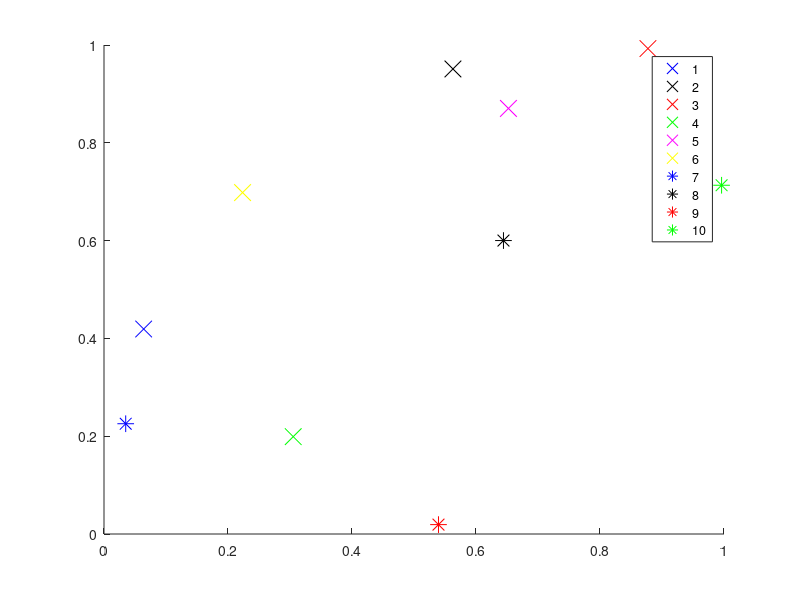

Reproduce this figure in MATLAB. (Note: this script raises an error after producing the figure.)
%% Initialize coordinates of cities
%n=input('number of cities:');
clc;
close all;
clear all;


n=10;
% city=rand(n,2); % random init of coordinates of cities
                % 'city' matrix and 'n' can be provided explicitly instead 
                % of random init of coordinates of cities
city =[0.0640    0.4192;
    0.5628    0.9510;
    0.8773    0.9927;
    0.3052    0.1991;
    0.6523    0.8703;
    0.2235    0.6982;
    0.0350    0.2255;
    0.6443    0.6001;
    0.5395    0.0192;
    0.9961    0.7132];
                
% city =[0.5851    0.9890;
% 0.5749    0.8064;
% 0.2065    0.0430;
% 0.0571    0.5424;
% 0.2295    0.2647];

%order = [1 2 3 5 4];
%order = [3 7 5 1 2 6 8 4];
order = [7 1 6 2 5 3 10 8 9 4];

% city =[0.2458    0.5678;
%     0.6762    0.6130;
%     0.2613    0.8070;
%     0.9615    0.8808;
%     0.4976    0.1600;
%     0.4278    0.0892];

% city =[0.7641    0.6762;
%      0.8    0.6058;
%      0.1253    0.863;
%      0.3645    0.2920;
%      0.5235    0.8300;
%      0.9708    0.4900;
%      0.4387    0.7674;
%      0.8119    0.0133];
%         0.8961    0.3485];                

l=0;
a=(2*pi)/n;
figure(1);
hold on;
plot(city(1,1),city(1,2),'bx','MarkerSize',12);
plot(city(2,1),city(2,2),'kx','MarkerSize',12);
plot(city(3,1),city(3,2),'rx','MarkerSize',12);
plot(city(4,1),city(4,2),'gx','MarkerSize',12);
plot(city(5,1),city(5,2),'mx','MarkerSize',12);
plot(city(6,1),city(6,2),'yx','MarkerSize',12);
plot(city(7,1),city(7,2),'b*','MarkerSize',12);
plot(city(8,1),city(8,2),'k*','MarkerSize',12);
plot(city(9,1),city(9,2),'r*','MarkerSize',12);
plot(city(10,1),city(10,2),'g*','MarkerSize',12);

legend('1','2','3','4','5', '6', '7', '8', '9', '10');
%title('Coordinates of cities');
%hold off;
corr_sum = 0;
fault_lim = 2;
corr_tot = 20;
%%
for iter = 1:corr_tot

runs=1;
L_hist=zeros(runs,1);

ap=1;
Cv=0.4;     % Value of parameter C
kv=0.1;     % Value of parameter k

res=zeros(size(kv,2),ap);
for w=1:ap,
    sp=zeros(size(kv,2),1);
    min_E=zeros(size(kv,2),1);
    for e=1:size(kv,2),
        for k=1:runs,
        %disp(k);
        % Parameters initialization
        mag=2*rand(n,1);
        theta=2*pi*rand(n,1);
        z=complex(mag.*cos(theta),mag.*sin(theta));  % initializing z 
        
        z_init=z;
        iter=12000;   % total no. of iterations  12000
        fac=0.1;     % Noise Decay factor
        alpha=0.01;  % delta t
        ann = 1 - 5e-4;
        L_energy=zeros(iter,1);
        z_e=zeros(iter,n);
        gr_L = ones(iter, 1);


        %% Update of zj
        iter1 = 0;
        i = 0;
        while (max(abs(gr_L)) > 1e-2)
            i = i + 1;
            iter1 = iter1 + 1;
            tn=2*pi*rand(n,1);
            zn=complex(cos(fac*tn),sin(fac*tn));
            fac=ann*fac;
            z=z.*zn;
            [L,gr_L]=energy_3(city,z,kv(e),Cv,l);
            L_energy(i)=L;
            for j=1:n
                z(j)=z(j)-alpha*gr_L(j);
                z_e(i,j)=z(j);
            end
        end
        
        disp('iterations');
        disp(iter1);
        
        %% Plotting evolution of energy L
        if (k<=2)
%             figure(2);
%             hold on;
%             plot(L_energy,'color',rand(1,3));
%             title('Evolution of L');
%             xlabel('Iterations');
%             ylabel('Energy L');
        end
        %disp('Final L');
        %disp(L);

        if (mod(k,1)==0)
            %disp('gr');
            %disp(gr_L);
        end
        L_hist(k)=round(L*10000)/(10000);
        
        end

    E=unique(L_hist);
    count=zeros(size(E,1),1);
    t=0;
    for i=1:size(E,1)
        if isnan(E(i))==0
            for j=1:size(L_hist,1),
                if L_hist(j)==E(i)
                    count(i)=count(i)+1;
                    t=t+1;
                end
            end
        end
    end
    %disp([E,count])
    %disp(t)     % total no.of non NaN final energy
    ind=find(isnan(E)==0);
    %figure(4);
    %bar(E(ind),count(ind)/t);
    %disp([E(ind),count(ind)]);
    %xlabel('Energy');
    %ylabel('Probability');

    i=find(E==min(E));
    %disp('E=');
    %disp(E);
    %disp('min E=');
    %disp(min(E));
    min_E(e)=min(E);
    %sp(e)=count(i)/t;
    end

% figure(5);
% plot(kv,sp,'color',rand(1,3));
% disp('The success prob is');
% disp('C=');disp(Cv);
% disp('kv  sp min-E=');
% disp([kv',sp,min_E]);
% hold on;
% axis([0.4,2,0,1]);
% xlabel('Value of Parameter');ylabel('Success Probability');
res(:,w)=sp;
end

%% Plotting initial and final z on unit circle 
l=1;
[L,gr_L]=energy_3(city,z,kv(e),Cv,l);

% figure(4);
% plot(real(z_e(1,1)),imag(z_e(1,1)), '*');
% hold on
% plot(real(z_e(1,:)),imag(z_e(1,:)));
% disp('total iterations');
% disp(iter1);
        
% figure(3);
% x=0:0.01*pi:2*pi;
% z1=complex(cos(x),sin(x));
% plot(z1,'c:');
% hold on;
% axis([-1.5,1.5,-1.5,1.5]);

%% To view evolution of nodes 
% pause(5);
% for k=1:500
%     %disp(k);
%     plot(z1,'c:');
%     plot(z_e(k,1),'bx','MarkerSize',12);
%     plot(z_e(k,2),'kx','MarkerSize',12);
%     plot(z_e(k,3),'rx','MarkerSize',12);
%     plot(z_e(k,4),'gx','MarkerSize',12);
%     plot(z_e(k,5),'mx','MarkerSize',12);
% 
%     %plot(z_e(k,6),'bo','MarkerSize',6);
%     %plot(z_e(k,7),'ko','MarkerSize',6);
%     %plot(z_e(k,8),'ro','MarkerSize',6);
%     %plot(z_e(k,9),'go','MarkerSize',6);
%     %plot(z_e(k,10),'mo','MarkerSize',6);
% 
%     %plot(z_e(k,11),'b*','MarkerSize',10);
%     %plot(z_e(k,12),'k*','MarkerSize',10);
%     %plot(z_e(k,13),'r*','MarkerSize',10);
%     %plot(z_e(k,14),'g*','MarkerSize',10);
%     %plot(z_e(k,15),'m*','MarkerSize',10);
% 
%     
% %     plot(z_init(1),'bo','MarkerSize',6);
% %     plot(z_init(2),'ko','MarkerSize',6);
% %     plot(z_init(3),'ro','MarkerSize',6);
% %     plot(z_init(4),'go','MarkerSize',6);
% %     plot(z_init(5),'mo','MarkerSize',6);
% %     
%     pause(1e-3);
%     plot(z_e(k,1),'wx','MarkerSize',12);
%     plot(z_e(k,2),'wx','MarkerSize',12);
%     plot(z_e(k,3),'wx','MarkerSize',12);
%     plot(z_e(k,4),'wx','MarkerSize',12);
%     plot(z_e(k,5),'wx','MarkerSize',12);
% 
%     %plot(z_e(k,6),'wo','MarkerSize',6);
%     %plot(z_e(k,7),'wo','MarkerSize',6);
%     %plot(z_e(k,8),'wo','MarkerSize',6);
%     %plot(z_e(k,9),'wo','MarkerSize',6);
%     %plot(z_e(k,10),'wo','MarkerSize',6);
% 
%     %plot(z_e(k,11),'w*','MarkerSize',10);
%     %plot(z_e(k,12),'w*','MarkerSize',10);
%     %plot(z_e(k,13),'w*','MarkerSize',10);
%     %plot(z_e(k,14),'w*','MarkerSize',10);
%     %plot(z_e(k,15),'w*','MarkerSize',10);
% 
% end

% plot(real(z(1)),imag(z(1)),'bx','MarkerSize',14);
% plot(real(z(2)),imag(z(2)),'kx','MarkerSize',14);
% plot(real(z(3)),imag(z(3)),'rx','MarkerSize',14);
% plot(real(z(4)),imag(z(4)),'gx','MarkerSize',14);
% plot(real(z(5)),imag(z(5)),'mx','MarkerSize',14);
% plot(real(z(6)),imag(z(6)),'yx','MarkerSize',14);
% plot(real(z(7)),imag(z(7)),'r*','MarkerSize',14);
% plot(real(z(8)),imag(z(8)),'g*','MarkerSize',14);

% plot(real(z_e(end,6)),imag(z_e(end,6)),'yx','MarkerSize',14);
% 
% plot(real(z_e(end,7)),imag(z_e(end,7)),'b*','MarkerSize',14);
% plot(real(z_e(end,8)),imag(z_e(end,8)),'k*','MarkerSize',14);
% plot(real(z_e(end,9)),imag(z_e(end,9)),'r*','MarkerSize',14);
% plot(real(z_e(end,10)),imag(z_e(end,10)),'g*','MarkerSize',14);

%legend('0', '1','2','3','4','5', '6', '7', '8');
%disp(angle(theta_z(:,2)));
[sort_ang, sort_ind] = sort(angle(z));
%disp(sort_ang);
%disp(sort_ind);
b_ind = find(order == sort_ind(1));
b_ind = rem(b_ind, n) + 1;
corr = 1;
fault = 0;
for i = 2:n
    if (sort_ind(i) ~= order(b_ind))
        fault = fault + 1;
        %break        
    end
    if (fault > fault_lim)
        corr = 0;
       break 
    end
    b_ind = rem(b_ind, n) + 1;   
end

disp('corr');
disp(corr);
corr_sum = corr_sum + corr;
end

disp('success prob');
disp(corr_sum/corr_tot);

%% Roots of unity
plot(complex(cos(a*0),sin(a*0)),'ko','MarkerSize',4);
plot(complex(cos(a*1),sin(a*1)),'ko','MarkerSize',4);
plot(complex(cos(a*2),sin(a*2)),'ko','MarkerSize',4);
plot(complex(cos(a*3),sin(a*3)),'ko','MarkerSize',4);
plot(complex(cos(a*4),sin(a*4)),'ko','MarkerSize',4);
plot(complex(cos(a*5),sin(a*5)),'ko','MarkerSize',4);
plot(complex(cos(a*6),sin(a*6)),'ko','MarkerSize',4);
plot(complex(cos(a*7),sin(a*7)),'ko','MarkerSize',4);
plot(complex(cos(a*8),sin(a*8)),'ko','MarkerSize',4);
plot(complex(cos(a*9),sin(a*9)),'ko','MarkerSize',4);
